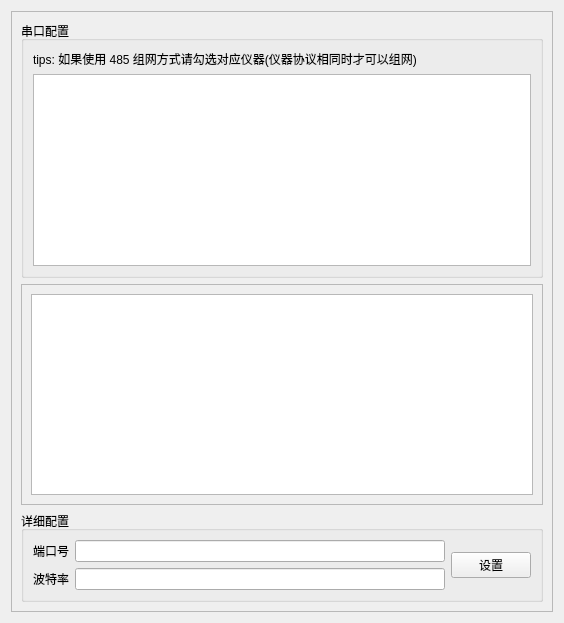
<?xml version="1.0" encoding="UTF-8"?>
<ui version="4.0">
 <class>Serialport</class>
 <widget class="QWidget" name="Serialport">
  <property name="geometry">
   <rect>
    <x>0</x>
    <y>0</y>
    <width>564</width>
    <height>623</height>
   </rect>
  </property>
  <property name="windowTitle">
   <string>Form</string>
  </property>
  <layout class="QVBoxLayout" name="verticalLayout_2">
   <item>
    <widget class="QScrollArea" name="scrollArea_2">
     <property name="widgetResizable">
      <bool>true</bool>
     </property>
     <widget class="QWidget" name="scrollAreaWidgetContents_2">
      <property name="geometry">
       <rect>
        <x>0</x>
        <y>0</y>
        <width>544</width>
        <height>603</height>
       </rect>
      </property>
      <layout class="QVBoxLayout" name="verticalLayout_4">
       <item>
        <widget class="QGroupBox" name="groupBox">
         <property name="title">
          <string>串口配置</string>
         </property>
         <layout class="QVBoxLayout" name="verticalLayout_3">
          <item>
           <widget class="QLabel" name="label">
            <property name="text">
             <string>tips: 如果使用 485 组网方式请勾选对应仪器(仪器协议相同时才可以组网)</string>
            </property>
           </widget>
          </item>
          <item>
           <widget class="QListView" name="lv"/>
          </item>
         </layout>
        </widget>
       </item>
       <item>
        <widget class="QScrollArea" name="scrollArea">
         <property name="widgetResizable">
          <bool>true</bool>
         </property>
         <widget class="QWidget" name="scrollAreaWidgetContents">
          <property name="geometry">
           <rect>
            <x>0</x>
            <y>0</y>
            <width>524</width>
            <height>211</height>
           </rect>
          </property>
          <layout class="QHBoxLayout" name="horizontalLayout">
           <item>
            <widget class="QTableView" name="tv"/>
           </item>
          </layout>
         </widget>
        </widget>
       </item>
       <item>
        <widget class="QGroupBox" name="groupBox_2">
         <property name="title">
          <string>详细配置</string>
         </property>
         <layout class="QHBoxLayout" name="horizontalLayout_4">
          <item>
           <layout class="QVBoxLayout" name="verticalLayout">
            <item>
             <layout class="QHBoxLayout" name="horizontalLayout_2">
              <item>
               <widget class="QLabel" name="label_2">
                <property name="text">
                 <string>端口号</string>
                </property>
               </widget>
              </item>
              <item>
               <widget class="QLineEdit" name="lineEdit"/>
              </item>
             </layout>
            </item>
            <item>
             <layout class="QHBoxLayout" name="horizontalLayout_3">
              <item>
               <widget class="QLabel" name="label_3">
                <property name="text">
                 <string>波特率</string>
                </property>
               </widget>
              </item>
              <item>
               <widget class="QLineEdit" name="lineEdit_2">
                <property name="text">
                 <string/>
                </property>
               </widget>
              </item>
             </layout>
            </item>
           </layout>
          </item>
          <item>
           <widget class="QPushButton" name="pushButton">
            <property name="text">
             <string>设置</string>
            </property>
           </widget>
          </item>
         </layout>
        </widget>
       </item>
      </layout>
     </widget>
    </widget>
   </item>
  </layout>
 </widget>
 <resources/>
 <connections/>
</ui>
